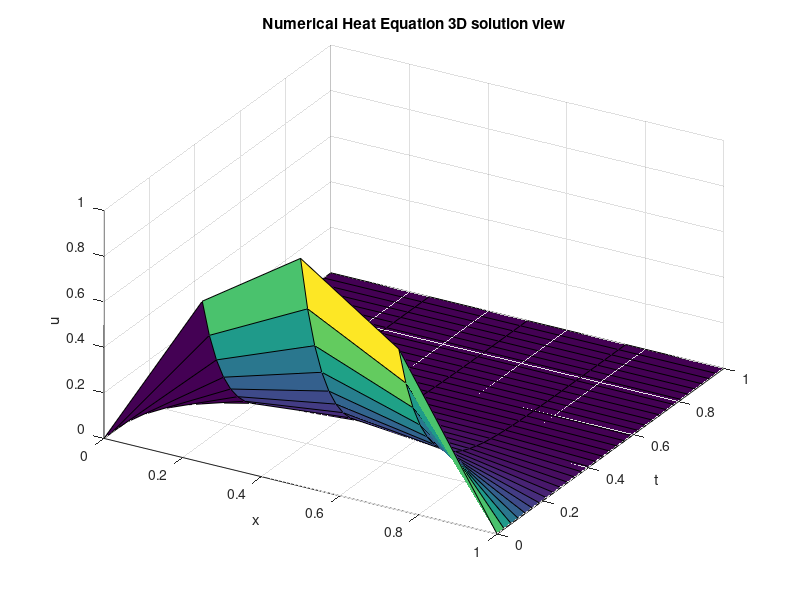
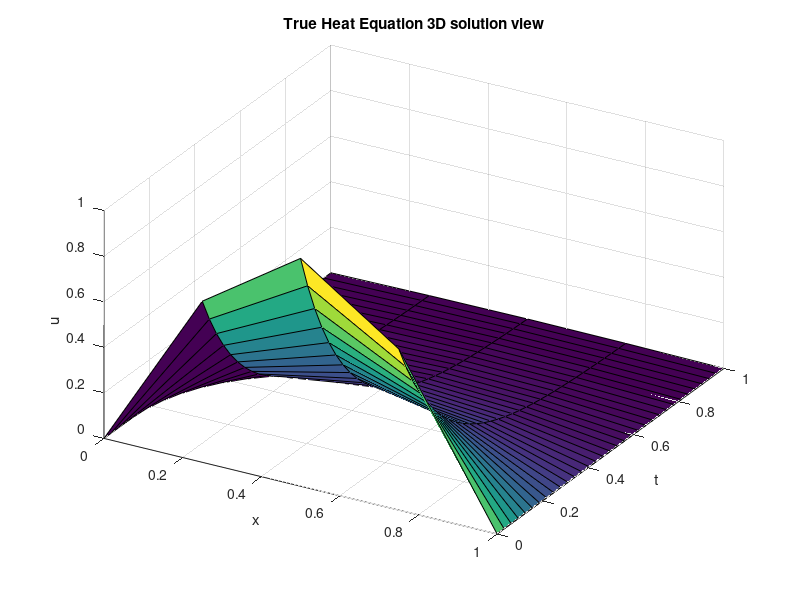

The MATLAB source for these figures, in order: (Note: this script raises an error after producing the figures.)
%%%%%%%%%%%%%%%%%%%%%%%%%%%%%%%%%%%%%%%%%%%%%%%%%%%%%%%%%%%%%%%%%%%%
%   NSFD Schemes ID #21 using Forward Difference Method for Heat Equation
%   Explicit Equation:   
%          U(j+1,k) = (1-2R)*U(j,k) + R(U(j,k+1) + U(j,k-1))
%
%   Output: u := numerical approximation of u, the heat equation
%           u_true := the true solution to the heat equation
%
%    (CASE IV)
%    ID#20 Unity Approximation:
%          1 = (U(j,i) + U(j,i+1) + U(j,i-1))/(2U(j,i+1)
%
%          U(j+1,k) = ((1-2*R)*U(j,i)*K)/(3U(j,i+1)) + ((1+R)(U(j,i+1)
%          +K))/(3), K = u(j,i+1) + u(j,i)
%%%%%%%%%%%%%%%%%%%%%%%%%%%%%%%%%%%%%%%%%%%%%%%%%%%%%%%%%%%%%%%%%%%%%

%%% Initialize variables and mesh space
clc
clear
format long

L=1;                %x length, could be thought of as rod length
T=1;                %total t, typically 1
D=1/2;              %Diffusivity coefficient in (0,1)

po = 2;             %controls time and space steps
M=2^po;             %various different space step iterations
K=2^(2*po+1);       %this is set up such that K and M meet the CFL conditions for stability

x_0=0;              %initial x and t values
t_0=0;

dx=L/M;             %dx and dt are the evenly-spaced mesh points
dt=T/K;

R=D*dt/dx^2;        %CFL says R<1/2
if R >= 1/2
    disp('R must be less than 1/2. Try lowering value of M')
    return
end



%%%Creating the Mesh

%{
for j=1:K+1
    t(j)=(j-1)*dt;          %There are multiple ways to create the time mesh, this is not the most efficient but is clear in setup
end
%}
t = 0:dt:T;                  %This is the method I use

% Position Mesh Points
%{
for i=1:M+1
    x(i)=(i-1)*dx; %since Matlab begins at 1, x_0 must be i-1
    end
%}
x = 0:dx:L; %for -L to L, change M to 2*M








%%% Numerical Soln Loop


a = @(t) 0;         %2*t;       %boundary condition x=0
b = @(t) 0;           %2*t+L;     %boundary condition x=L
g = @(x) sin(pi.*x);  %x.^2;      %initial condition, t=0


u=zeros(K+1, M+1);

u(:,1)=a(t'); %input BCs
u(:,end)=b(t');
u(1,:)=g(x); %input ICs



% Forward Difference Scheme
for j=1:K
    for i=2:M
         u(j+1, i) = ( (1-2*R)*u(j,i) + (1+R)*(u(j,i+1) + u(j,i-1)) )/3;
    end
end
  
    

%Computing the Exact Solution, u_true
u_true=zeros(K+1, M+1);

for j=1:K+1
    for i=1:M+1
        u_true(j,i) = sin(pi.*x(i))*exp(-D*pi^2*t(j));   
    end
end

%%% Plots and Graphs

% Figures 1 - 2 are 1-D representations of u. Since these aren't often
% useful, they are commented out.
%{
figure(1)
for j=1:K+1
    plot(x,u_true(j,:),'linewidth',2);
    hold on;
end
title('True Heat Equation 2D views for different times')
xlabel('x')
ylabel('u_truee')

figure(2)
for j=1:K+1
    plot(x,u(j,:),'linewidth',2);
    hold on;
end
title('Numerical Heat Equation 2D views for different times')
xlabel('x')
ylabel('u')
%}

%3-D Representations of u and u_true
figure(3)
X1=kron(ones(K+1,1),x);
T1=kron(ones(1,M+1),t');
surf(X1,T1,u)
view(30,40);
title('Numerical Heat Equation 3D solution view')
xlabel('x')
ylabel('t')
zlabel('u')

figure(4)
X1=kron(ones(K+1,1),x);
T1=kron(ones(1,M+1),t');
surf(X1,T1,u_true)
view(30,40);
title('True Heat Equation 3D solution view')
xlabel('x')
ylabel('t')
zlabel('u')
%{
figure(5)
plot(x,u(K,:),'linewidth',2);
hold on;
plot(x,u_true(K,:),'linewidth',2);
%}

%%% Errors and norms

%We are taking the LAST row of u and u_true to compare them. This will
%capture any truncation errors that have become exacerbated over iterations
    
u1 = u(end-1,:)
u1_true = u_true(end-1,:)


L_inf = max(max(abs(u1-u1_true))); 
L2 = norm(u1-u1_true, 1); 

L1  = norm(u1-u1_true, 2);

L1 = L1';
L2 = L2';
L_inf = L_inf';

x(2) - x(1)
results = table(K, M, L1,L2,L_inf)
